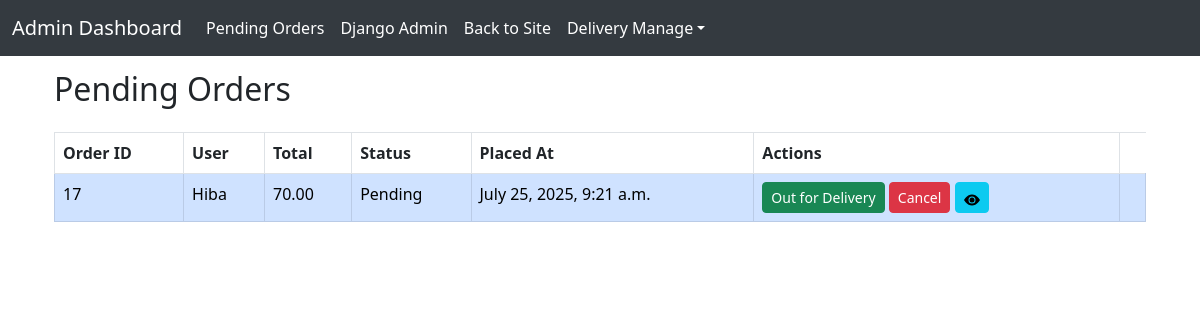
The page /pending/ (signed in) on the database its author committed.
### my_app/models.py (models this page shows, shortened)
class Order(models.Model):
    ORDER_STATUS_CHOICES=[
        ('Pending','Pending'),
        ('Processing','Processing'),
        ('Out For Delivery','Out For Delivery'),
        ('Delivered','Delivered'),
        ('Cancelled','Cancelled')
        ]
    user=models.ForeignKey(User,on_delete=models.CASCADE,null=True,blank=True)
    shipping_address = models.ForeignKey(ShippingAddress, on_delete=models.CASCADE)
    total_price = models.DecimalField(max_digits=10, decimal_places=2)
    created_at=models.DateTimeField(auto_now_add=True)
    payment_method=models.CharField(max_length=50)
    payment_status = models.CharField(max_length=100)
    order_status = models.CharField(max_length=100,choices=ORDER_STATUS_CHOICES,default='Pending')

### my_app/views.py (the view)
# urls.py: path("pending/",views.pending_orders,name="pending"),
@staff_member_required
def pending_orders(request):
    orders=Order.objects.filter(order_status='Pending')
    delivery_staffs=DeliveryStaff.objects.all()
    order_items = OrderItem.objects.select_related('product', 'order')
    return render(request,'pending.html',{'orders':orders,'delivery_staffs':delivery_staffs,'order_items':order_items})

### templates/pending.html (shortened to what this page needs)
{% extends 'base.html' %}
{% block content %}
<div class="container">
    <h2>Pending Orders</h2>
    <table class="table table-bordered mt-4">
        <thead>
            <tr>
                <th>Order ID</th>
                <th>User</th>
                <th>Total</th>
                <th>Status</th>
                <th>Placed At</th>
                <th>Actions</th>
            </tr>
        </thead>
        <tbody>
            {% for order in orders %}
                <tr class="table-primary">
                    <td>{{ order.id }} </td>
                    <td>{{ order.user.username|default:"GUEST" }} </td>
                    <td>{{order.total_price}}</td>
                    <td>{{ order.order_status }}</td>
                    <td>{{ order.created_at }}</td>
                    <td>
                           <button class="btn btn-success btn-sm show-assign-form" data-orderitem-id="{{ order.id }}">Out for Delivery</button>
                                    <a href="{% url 'cancel_order' order.id %}" class="btn btn-danger btn-sm">Cancel</a>
                                 <button class="btn btn-info btn-sm" data-bs-toggle="modal" data-bs-target="#viewProductsModal{{ order.id }}"><svg xmlns="http://www.w3.org/2000/svg" width="16" height="16" fill="currentColor" class="bi bi-eye-fill" viewBox="0 0 16 16">
  <path d="M10.5 8a2.5 2.5 0 1 1-5 0 2.5 2.5 0 0 1 5 0"/>
  <path d="M0 8s3-5.5 8-5.5S16 8 16 8s-3 5.5-8 5.5S0 8 0 8m8 3.5a3.5 3.5 0 1 0 0-7 3.5 3.5 0 0 0 0 7"/>View Products</svg></button>
                                </td>
                                <td>
                                </td>
                </tr>
            {% empty %}
                <tr>
                    <td colspan="6" class="text-center">No pending orders found.</td>
                </tr>
            {% endfor %}
        </tbody>
    </table>
</div>
{% endblock %}

### templates/base.html (style rules this page uses)
body { padding-top: 70px; }

### rows shown on the page
Order: id "17", user.username "Hiba", total_price "70.00", order_status "Pending", created_at "July 25, 2025, 9:21 a.m."
